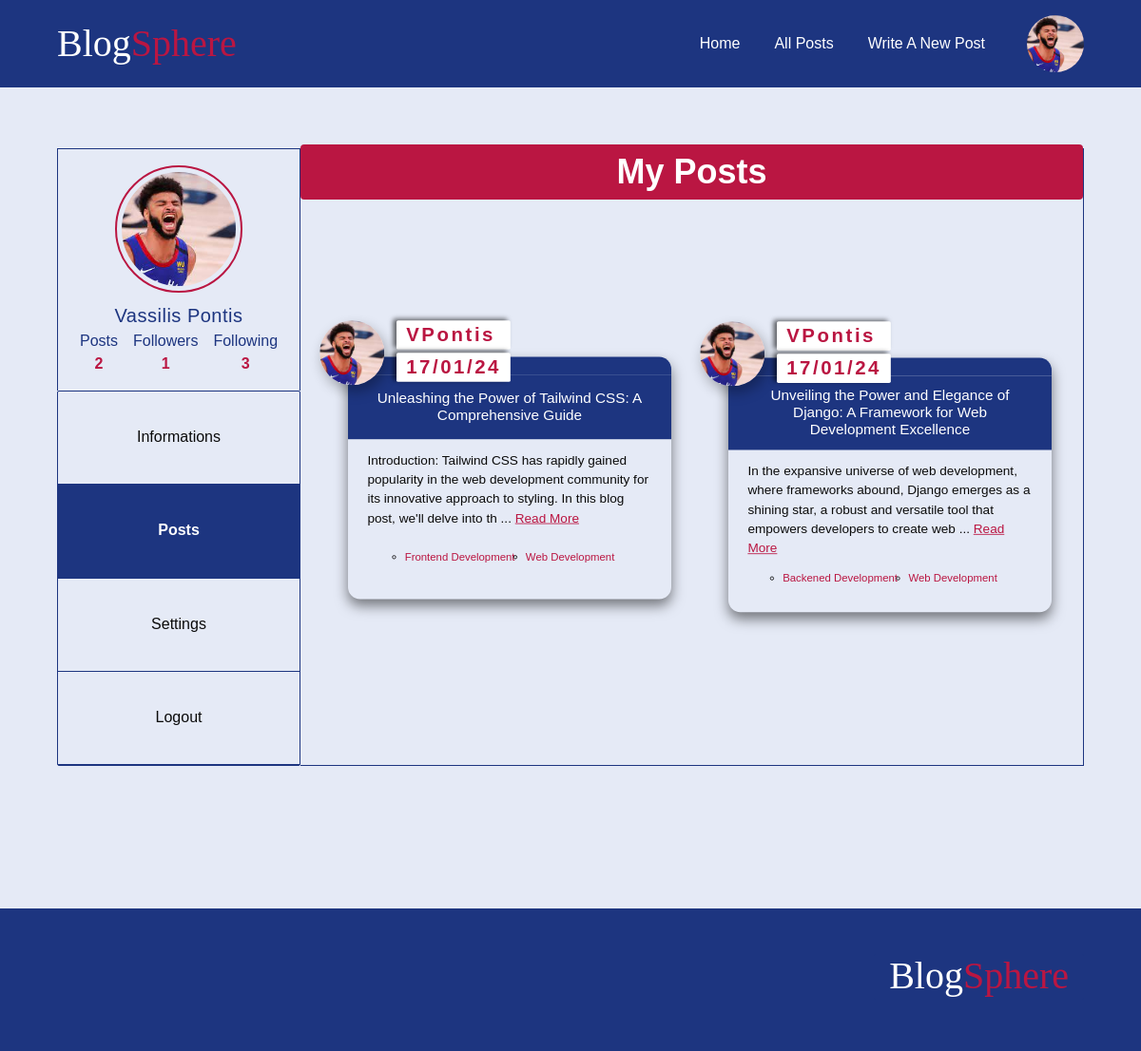
The app's page /account/MyProfile/?tab=posts (signed in) with its own data.
### blog/models.py (models this page shows, shortened)
class Navigation(models.Model):
    text= models.CharField(max_length=100)
    destination= models.CharField(max_length=100)

class Post(models.Model):
    title = models.CharField(max_length=100)
    author = models.ForeignKey(User,  on_delete=models.CASCADE)
    body = RichTextUploadingField(blank=True, null=True)
    created_at = models.DateField(auto_now=True)
    tags = models.ManyToManyField(Tag)
    slug = models.SlugField(unique=True, editable= False, blank= True, db_index=True, default='')
    comments = models.ManyToManyField('Comment')
    class Meta:
        ordering = ['-created_at']

class Tag(models.Model):
    name = models.CharField(max_length=100)
    def __str__(self):
        return f'{self.name}'

### accounts/models.py (models this page shows, shortened)
class Profile(models.Model):
    MALE = 'M'
    FEMALE = 'F'
    OTHER = 'O'
    GENDER_CHOICES = [
        (MALE, 'Male'),
        (FEMALE, 'Female'),
        (OTHER, 'Other'),
    ]
    user = models.OneToOneField(User, on_delete=models.CASCADE)
    bio = models.TextField(blank=True,null=True,  max_length = 400)
    profile_pic = models.ImageField( blank=True, null=True)
    gender = models.CharField(null=True,  max_length=1,choices=GENDER_CHOICES, default= MALE)
    birthday = models.DateField(null=True, blank = True, default=default_date)
    job = models.CharField(blank=True, null=True,  max_length = 400)
    first_name = models.CharField(null=True, blank=True, max_length=100)
    last_name = models.CharField(null=True, blank=True, max_length=100)
    email = models.EmailField(null=True, blank=True,  max_length=254)
    full_name = models.CharField(null=True, max_length = 200, blank= True)
    country = models.CharField(null=True, blank=True, max_length=100)
    city = models.CharField(null=True, blank=True, max_length=100)
    following = models.ManyToManyField('self',symmetrical=False, blank=True)
    followers = models.ManyToManyField("self", related_name="followed_by", symmetrical=False, blank=True)
    comments = models.ManyToManyField(Comment,related_name='user_comments')

### accounts/views.py (the view)
# urls.py: path('MyProfile/', views.myProfile, name='editProfile'),
def myProfile(request):
     tab = request.GET.get('tab')
     user_profile = Profile.objects.get(user = request.user)
     user = User.objects.get(id = request.user.id)
     my_posts = Post.objects.filter(author = user)
     if request.method == "POST":
        form = UserForm(request.POST, instance=user_profile)
        if form.is_valid():
            user_profile.first_name = form.cleaned_data['first_name']
            user_profile.last_name = form.cleaned_data['last_name']
            user_profile.email = form.cleaned_data['email']
            form.save()
            messages.success(request, 'Profile updated successfully', extra_tags='update-profile')
            return redirect('home')
        else:
           return render(request, 'account/myProfile.html', {'form': form, 'tab': tab, 'my_posts': my_posts, 'user_profile': user_profile})
     else:
        form = UserForm(instance=user_profile)
     context ={
         'form': form,
         'tab': tab,
         "my_posts": my_posts,
         "user_profile": user_profile
     }
     return render(request, 'account/myProfile.html', context)

### blog/context_processors.py (called while the page is built)
def render_Nav_processor(request):
  if request.user.is_authenticated:
    navigation_links = Navigation.objects.exclude(destination = 'login')
  else:
    navigation_links = Navigation.objects.exclude(destination = 'logout').exclude(destination = 'editProfile')
  return  {
        'nav_links': navigation_links
    }

### accounts/templates/account/myProfile.html (shortened to what this page needs)
{% extends "layout.html" %}
{% load static %}
{% block style %}
<link rel="stylesheet" href="{% static 'otherUserProfile.css'%}">
<link rel="stylesheet" href="{% static 'myProfile.css'%}">
<link rel="stylesheet" href="{% static 'article.css' %}">
{% endblock style %}
{% block content %}
<section class="user-profile">
   <div class="user-settings">
<div class="user-image-container">
{% if user_profile.profile_pic  %}
<img class="user-image" src="{{user_profile.profile_pic.url}}" alt="User's profile picture">
{% else %}
<img class="no-picture" src="{% static 'images/no-profile-picture.svg' %}" alt="">
{% endif %}
{% if user_profile.first_name and user_profile.last_name %}
<span class="user-fullname">
   {{user_profile.first_name}} {{user_profile.last_name}}
  </span>
   {% else %}
   <span class="user-fullname">
   {{request.user}}
   </span>
      {% endif %}
<div>
  <div role="table" class="table">
    <div role="row" class="col">
        <div role="columnheader" class="th">Posts</div>
        <div  role="cell" class="td">{{ user_profile.user.post_set.all.count }}</div>
    </div>
    <div role="row" class="col">
        <div role="columnheader" class="th">Followers</div>
        <div  role="cell" class="td">{{ user_profile.followers.count }}</div>
    </div>
    <div role="col" class="col">
        <div role="columnheader" class="th">Following</div>
        <div  role="cell" class="td">{{user_profile.following.count}}</div>
    </div>
   </div>
  </div>
</div>
 <ul class="settings-list">
  <li><a class="{% if tab == 'informations' %} tab-active {% endif %}" href="{% url 'editProfile' %}?tab=informations">Informations</a></li>
   <li><a class="{% if tab == 'posts' %} tab-active {% endif %}" href="{% url 'editProfile' %}?tab=posts">Posts</a></li>
   <li><a class="{% if tab == 'settings' %} tab-active {% endif %}" href="{% url 'editProfile' %}?tab=settings">Settings</a></li>
   <li><a  href="{% url 'logout' %}">Logout</a></li>
 </ul>
</div>
<section class="user-information">
    {% if tab == 'posts' %}
    <h1 class="tab-heading">My Posts </h1>
      {% include "account/components/myProfile/posts.html" %}
    {% endif %}
</section>
</section>
{% endblock content %}

### templates/components/header.html (shortened to what this page needs)
{% load static%}
{% block style %}
<link rel="stylesheet" href="{% static "header.css"%}">
<link rel="stylesheet" href="{% static "article.css"%}">
{% endblock  %}
<header class="nav-header" >
    <div class="container header">
      <div>
       <span class="logo">Blog<span class="brand-accent">Sphere
    </div><nav >
    <ul class="nav">
     {% for link in nav_links %}
       <li>
        <a href="{% url link.destination %}">{{ link.text | title }}</a>
       </li>
       {% endfor %}
       {% if request.user.profile %}
       <button id="profile-pic" >
        {% if request.user.profile.profile_pic %}
        <img class="profile-picture header-picture" src="{{ request.user.profile.profile_pic.url }}" alt="Profile Picture">
     {% endif %}
    </button>{% endif %}
    </ul>
</nav>
</div>
</header>

### templates/components/article.html (shortened to what this page needs)
{% load static %}
<li class="post ">
    <header class="author">
        {% if post.author != request.user %}
         <a href="{% url 'user-profile' username=post.author tab='informations' %}">
            {% else %}
            <a href="{% url 'editProfile' %}?tab=informations">
       {% endif %}
       {% if post.author.profile.profile_pic %}
       <img class="profile-picture" src="{{ post.author.profile.profile_pic.url }}" alt="Profile Picture">
{% else %}
            <img class="no-picture" src="{% static 'images/no-profile-picture.svg' %}" alt="">
            {% endif%}
        </a>
            <div class="author-post__details">
                {% if post.author == request.user  %}
                <a href="{% url 'editProfile' %}?tab=informations">
                    <span class="author-post__details-name">{{post.author.username}}</span> </a>{% endif %}
                    <span class="author-post__details-date">{{post.created_at|date:"d/m/y"}}</span></div>
                </header>
                <a href="{% url 'post' post.slug %}">
        <div class="title-container">
            <h3 class="post-title">{{ post.title }}</h3>
        </div>
        <div class="content">
            <p class="post-content">
                {{ post.body|slice:":175"|safe }}
                {% if post.body|length > 175 %}
                ... <a class="read_more" href="{% url 'post' post.slug %}">Read More</a>
                {% endif %}
            </p>
        </a>
            <div class="row">
                <ul class="tags">
                    {% for tag in post.tags.all %}
                        <li><a href="{% url 'posts'%}?tag={{tag}}" class="tag"> {{tag}}</a></li>
                    {% endfor %}
                </ul>
            </div>
    </li>

### static/global.css (style rules this page uses)
:root { --main-clr: #1d3580; --main-hover-clr: #2c489cd0; --main-hover-link-clr: #2c489c4d; --body-clr: #e5eaf6; --main-clr-light: #1d3680bd; --heading-clr: #1d3580; --heading2-clr: #fff; --accent-clr: #ba1642; --focus-clr: #e4724f13; --error-text-clr: rgb(231, 48, 16); --error-bg-clr: rgba(255, 187, 175, 0.012); --nav-text-clr: #fff; --main-text-clr: #10082e; --fs-800: 2.5rem; --fs-750: 2.25rem; --fs-700: 2rem; --fs-650: 1.75rem; --fs-600: 1.5rem; --fs-550: 1.25rem; --fs-500: 1rem; --fs-450: 0.975rem; --fs-400: 0.9375rem; --fs-350: 0.875rem; --fs-300: 0.8375rem; --heading-align: center; --gutter-y-200: 0.75rem; --gutter-y-300: 1rem; --gutter-y-400: 1.25rem; --gutter-y-600: 2rem; --gutter-y-900: 5rem; --gutter-x-600: 2rem; }
* { margin: 0; padding: 0; box-sizing: border-box; scrollbar-color: var(--main-clr) #fff; }
img, svg, picture { display: block; max-width: 100%; }
input, text, label,textarea, select, button { font-size: inherit; font-family: inherit; }
button { cursor: pointer; }
body { font-size: var(--fs-500); line-height: 1.5; font-family: 'Franklin Gothic Medium', 'Arial Narrow', Arial, sans-serif; color: var(--main-text-clr); background-color: #e5eaf6; }
h1 { text-align: var(--heading-align); color: var(--heading-clr); margin-top: var(--gutter-y-600); font-size: var(--fs-750); line-height: 1.1; margin-bottom: var(--gutter-y-300); }
.container { width: 100%; max-width: min(90%, 90rem); margin-inline: auto; }
a:link, a:visited { text-decoration: none; color: #0b0b0b; }
div.container.header { width: 100%; max-width: min(90%, 90rem); margin-inline: auto; }
.post { margin: 2rem auto; box-shadow: 0 8px 16px rgba(0, 0, 0, 0.5); width: 400px; padding-bottom: 1em; color: #0b0b0b; display: flex; flex-direction: column; justify-content: space-between; border-radius: 15px; transform: scale(0.85); transition: all .25s ease-out; min-height: 300px; ; }

### static/otherUserProfile.css (style rules this page uses)
.user-profile { margin-block: 4em; display: grid; grid-template-columns: 23.5rem 1fr; gap: 3rem; align-items: start; }
.user-image-container { max-width: 350px; margin-top: var(--gutter-y-600) }
.user-image, .no-picture { max-width:350px; width:100%; outline:2px solid var(--heading-clr); outline-offset: 5px; border-radius: 10px; aspect-ratio: 1 / 1; object-fit: cover; object-position: center; margin-inline: auto; }
.user-information { display: grid; }
.user-fullname { display: block; color:var(--main-clr); font-size: var(--fs-550); text-align: center; letter-spacing: .5px; margin-top: var(--gutter-y-300); }
.row { display: flex; gap: 0; margin-bottom: 1.25em; }
h3 { text-align: center; color: var(--main-clr); font-weight: 500; font-size: 1.125rem; }
.table { display: grid; grid-template-columns: repeat(3, .1fr); text-align: center; gap: 1rem; justify-content: center; font-weight: 100; font-family: Arial, Helvetica, sans-serif; }
.th { font-size: var(--fs-500); color: var(--main-clr); }
.td { color: var(--accent-clr); font-weight: 700; }

### static/header.css (style rules this page uses)
.nav-header { width: 100%; background-color: var(--main-clr); padding-block: 1em; color:var(--main-text-clr); display: flex; }
#profile-pic { background: none; border:none; cursor: pointer; margin-inline-start: 1.125em; }
header { position:relative; }
.header { display: flex; justify-content: space-between; align-items: center; }
header .profile-picture, .no-picture { width: 60px; aspect-ratio: 1/1; border-radius: 50%; border: none; object-fit: cover; object-position: center; }
.logo { color: var(--nav-text-clr); font-size: var(--fs-800); font-family: serif; }
.brand-accent { color: var(--accent-clr) }
.nav { display: flex; gap: 1em; align-items: center; }
nav li { list-style: none; }
nav li a { transform-origin: center; }
nav li a:link, nav li a:visited { color: var(--nav-text-clr); }
nav ul { list-style: none; padding: 0; margin: 0; }
nav li { display: inline-block; margin: 0 10px; }
nav li a { position: relative; text-decoration: none; }
nav li a::before, nav li a::after { content: ""; position: absolute; width: 0%; height: 1px; bottom: 0; background-color: #fff; transition: width 0.3s ease-in-out; }
nav li a::before { left: 50%; transform: translateX(-50%); }
nav li a::after { right: 50%; transform: translateX(50%); }

### records on screen
Navigation: text "Home"
Navigation: text "All Posts"
Navigation: text "Write A New Post"
Profile: profile_pic (picture), first_name "Vassilis", last_name "Pontis", user.post_set.all.count "2", followers.count "1", following.count "3"
Post: author.profile.profile_pic (picture), author.username "VPontis", created_at "17/01/24", title "Unleashing the Power of Tailwind CSS: A Comprehensive Guide", body "Introduction: Tailwind CSS has rapidly gained popularity in the web development community for its innovative approach to styling. In this blog post, we'll delve into th", shows "Read More"
Tag: name "Frontend Development"
Tag: name "Web Development"
Post: author.profile.profile_pic (picture), author.username "VPontis", created_at "17/01/24", title "Unveiling the Power and Elegance of Django: A Framework for Web Development Excellence", body "In the expansive universe of web development, where frameworks abound, Django emerges as a shining star, a robust and versatile tool that empowers developers to create web", shows "Read More"
Tag: name "Backened Development"
